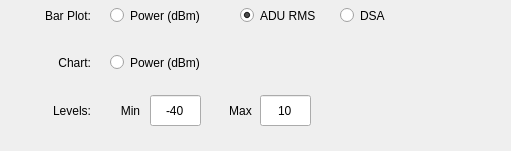
    <widget class="QWidget" name="ctrl_rms" native="true">
     <property name="geometry">
      <rect>
       <x>630</x>
       <y>10</y>
       <width>511</width>
       <height>151</height>
      </rect>
     </property>
     <widget class="QLabel" name="qlabel_rms_plot_bar">
      <property name="geometry">
       <rect>
        <x>20</x>
        <y>0</y>
        <width>71</width>
        <height>31</height>
       </rect>
      </property>
      <property name="toolTip">
       <string/>
      </property>
      <property name="statusTip">
       <string/>
      </property>
      <property name="whatsThis">
       <string/>
      </property>
      <property name="text">
       <string>Bar Plot:</string>
      </property>
      <property name="alignment">
       <set>Qt::AlignRight|Qt::AlignTrailing|Qt::AlignVCenter</set>
      </property>
     </widget>
     <widget class="QRadioButton" name="qradio_rms_power">
      <property name="geometry">
       <rect>
        <x>110</x>
        <y>0</y>
        <width>121</width>
        <height>31</height>
       </rect>
      </property>
      <property name="text">
       <string>Power (dBm)</string>
      </property>
      <property name="checked">
       <bool>false</bool>
      </property>
     </widget>
     <widget class="QRadioButton" name="qradio_rms_adu">
      <property name="geometry">
       <rect>
        <x>240</x>
        <y>0</y>
        <width>91</width>
        <height>31</height>
       </rect>
      </property>
      <property name="text">
       <string>ADU RMS</string>
      </property>
      <property name="checked">
       <bool>true</bool>
      </property>
     </widget>
     <widget class="QRadioButton" name="qradio_rms_dsa">
      <property name="geometry">
       <rect>
        <x>340</x>
        <y>0</y>
        <width>61</width>
        <height>31</height>
       </rect>
      </property>
      <property name="text">
       <string>DSA</string>
      </property>
      <property name="checked">
       <bool>false</bool>
      </property>
     </widget>
     <widget class="QLabel" name="qlabel_rms_plot_chart">
      <property name="geometry">
       <rect>
        <x>20</x>
        <y>47</y>
        <width>71</width>
        <height>31</height>
       </rect>
      </property>
      <property name="toolTip">
       <string/>
      </property>
      <property name="statusTip">
       <string/>
      </property>
      <property name="whatsThis">
       <string/>
      </property>
      <property name="text">
       <string>Chart:</string>
      </property>
      <property name="alignment">
       <set>Qt::AlignRight|Qt::AlignTrailing|Qt::AlignVCenter</set>
      </property>
     </widget>
     <widget class="QRadioButton" name="qradio_rms_chart">
      <property name="geometry">
       <rect>
        <x>110</x>
        <y>47</y>
        <width>121</width>
        <height>31</height>
       </rect>
      </property>
      <property name="text">
       <string>Power (dBm)</string>
      </property>
      <property name="checked">
       <bool>false</bool>
      </property>
     </widget>
     <widget class="QLabel" name="qlabel_level">
      <property name="geometry">
       <rect>
        <x>30</x>
        <y>95</y>
        <width>61</width>
        <height>31</height>
       </rect>
      </property>
      <property name="text">
       <string>Levels:</string>
      </property>
      <property name="alignment">
       <set>Qt::AlignRight|Qt::AlignTrailing|Qt::AlignVCenter</set>
      </property>
     </widget>
     <widget class="QLineEdit" name="qline_rms_level_max">
      <property name="geometry">
       <rect>
        <x>260</x>
        <y>95</y>
        <width>51</width>
        <height>31</height>
       </rect>
      </property>
      <property name="text">
       <string>10</string>
      </property>
      <property name="alignment">
       <set>Qt::AlignCenter</set>
      </property>
     </widget>
     <widget class="QLabel" name="qlabel_level_max">
      <property name="geometry">
       <rect>
        <x>220</x>
        <y>95</y>
        <width>41</width>
        <height>31</height>
       </rect>
      </property>
      <property name="text">
       <string>Max</string>
      </property>
      <property name="alignment">
       <set>Qt::AlignCenter</set>
      </property>
     </widget>
     <widget class="QLineEdit" name="qline_rms_level_min">
      <property name="geometry">
       <rect>
        <x>150</x>
        <y>95</y>
        <width>51</width>
        <height>31</height>
       </rect>
      </property>
      <property name="text">
       <string>-40</string>
      </property>
      <property name="alignment">
       <set>Qt::AlignCenter</set>
      </property>
     </widget>
     <widget class="QLabel" name="qlabel_level_min">
      <property name="geometry">
       <rect>
        <x>110</x>
        <y>95</y>
        <width>41</width>
        <height>31</height>
       </rect>
      </property>
      <property name="text">
       <string>Min</string>
      </property>
      <property name="alignment">
       <set>Qt::AlignCenter</set>
      </property>
     </widget>
    </widget>
